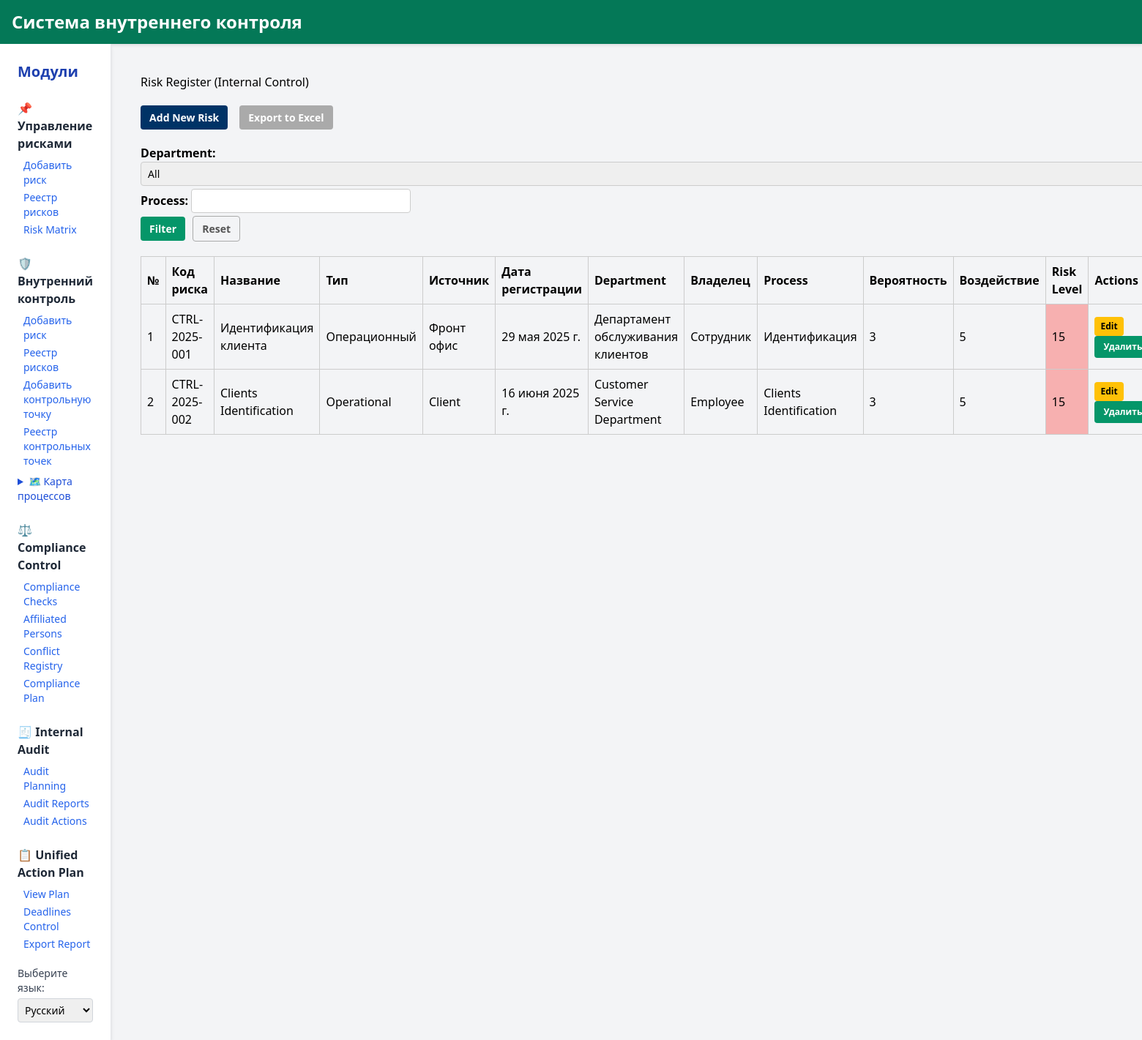
Screenshot of /ru/control/risks/ with the database file from the repository.
### control_app/models.py (models this page shows, shortened)
class Risk(models.Model):
    risk_code = models.CharField(_("Risk Code"), max_length=20, unique=True, blank=True)
    name = models.CharField(_("Name"), max_length=255)
    risk_type = models.CharField(_("Risk Type"), max_length=100)
    source = models.CharField(_("Source"), max_length=255)
    registered_at = models.DateField(_("Registration Date"))
    department = models.CharField(_("Department"), max_length=100)
    owner = models.CharField(_("Risk Owner"), max_length=100)
    process = models.CharField(_("Process"), max_length=255)
    probability = models.IntegerField(_("Probability (1–5)"))
    impact = models.IntegerField(_("Impact (1–5)"))
    level = models.IntegerField(_("Risk Level"), blank=True, null=True)

### control_app/views.py (the view)
# urls.py: path('risks/', views.risk_list, name='control_risk_list'),
def risk_list(request):
    risks = Risk.objects.all()
    department_filter = request.GET.get('department')
    risk_type_filter = request.GET.get('risk_type')
    level_filter = request.GET.get('level')
    if department_filter:
        risks = risks.filter(department__icontains=department_filter)
    if risk_type_filter:
        risks = risks.filter(risk_type__icontains=risk_type_filter)
    if level_filter:
        try:
            level_value = int(level_filter)
            risks = risks.filter(level=level_value)
        except ValueError:
            pass
    for risk in risks:
        if risk.level is not None:
            if risk.level <= 6:
                risk.color = 'green'
            elif 7 <= risk.level <= 14:
                risk.color = 'yellow'
            else:
                risk.color = 'red'
        else:
            risk.color = 'gray'
    return render(request, 'control_app/control_risk_list.html', {
        'risks': risks,
    })

### control_app/templates/control_app/control_risk_list.html (shortened to what this page needs)
{% extends 'main_app/home.html' %}
{% load i18n %}
{% block body_class %}green{% endblock %}
{% block content %}
<h2 style="margin-bottom: 20px;">{% trans "Risk Register (Internal Control)" %}</h2>
<div class="top-buttons">
    <a href="{% url 'control:control_risk_create' %}" class="btn btn-primary">{% trans "Add New Risk" %}</a>
    <a href="{% url 'control:control_export_risks_excel' %}" class="btn btn-secondary">{% trans "Export to Excel" %}</a>
</div>
<form method="get" class="filter-form">
    <label>{% trans "Department" %}:
        <select name="department" class="form-select">
            <option value="">{% trans "All" %}</option>
        </select>
    </label>
    <label>{% trans "Process" %}:
        <input type="text" name="process" value="{{ selected_process }}" class="form-control">
    </label>
    <button type="submit" class="btn btn-success">{% trans "Filter" %}</button>
    <a href="{% url 'control:control_risk_list' %}" class="btn btn-outline-secondary">{% trans "Reset" %}</a>
</form>
<table>
    <thead>
        <tr>
            <th>{% trans "№" %}</th>
            <th>{% trans "Risk Code" %}</th>
            <th>{% trans "Name" %}</th>
            <th>{% trans "Type" %}</th>
            <th>{% trans "Source" %}</th>
            <th>{% trans "Registration Date" %}</th>
            <th>{% trans "Department" %}</th>
            <th>{% trans "Owner" %}</th>
            <th>{% trans "Process" %}</th>
            <th>{% trans "Probability" %}</th>
            <th>{% trans "Impact" %}</th>
            <th>{% trans "Risk Level" %}</th>
            <th>{% trans "Actions" %}</th>
        </tr>
    </thead>
    <tbody>
        {% for risk in risks %}
        <tr>
            <td>{{ forloop.counter }}</td>
            <td>{{ risk.risk_code }}</td>
            <td>{{ risk.name }}</td>
            <td>{{ risk.risk_type }}</td>
            <td>{{ risk.source }}</td>
            <td>{{ risk.registered_at }}</td>
            <td>{{ risk.department }}</td>
            <td>{{ risk.owner }}</td>
            <td>{{ risk.process }}</td>
            <td>{{ risk.probability }}</td>
            <td>{{ risk.impact }}</td>
            <td class="{% if risk.level <= 6 %}risk-low{% elif risk.level <= 14 %}risk-medium{% else %}risk-high{% endif %}">
                {{ risk.level }}
            </td>
            <td>
                <a href="{% url 'control:control_risk_edit' risk.id %}" class="btn btn-sm btn-warning">{% trans "Edit" %}</a>
                <form action="{% url 'control:control_risk_delete' risk.id %}" method="post" style="display:inline;" onsubmit="return confirm('{% trans "Are you sure you want to delete this risk?" %}');">
                    <button type="submit" class="btn btn-sm btn-danger">{% trans "Delete" %}</button>
                </form>
            </td>
        </tr>
        {% empty %}
        <tr>
            <td colspan="13" style="text-align: center; color: #777;">{% trans "No risks found." %}</td>
        </tr>
        {% endfor %}
    </tbody>
</table>
{% endblock %}

### control_app/static/css/style.css (style rules this page uses)
body { font-family: Arial, sans-serif; margin: 20px; }
label { display: block; font-weight: bold; margin-bottom: 5px; }
select, input[type="text"] { width: 300px; padding: 5px; }
button { padding: 10px 20px; font-weight: bold; background-color: #007BFF; color: white; border: none; cursor: pointer; }
input, select, textarea { width: 100%; padding: 6px; border: 1px solid #ccc; border-radius: 4px; margin-bottom: 12px; font-size: 14px; }
label { font-weight: bold; display: block; margin-bottom: 4px; }
.btn { display: inline-block; padding: 8px 14px; border: none; border-radius: 4px; text-decoration: none; font-weight: bold; cursor: pointer; }
body { font-family: Arial, sans-serif; }
.btn-success { background-color: #4CAF50; color: white; padding: 6px 12px; border: none; cursor: pointer; }
.btn-primary { background-color: #007BFF; color: white; padding: 6px 12px; border: none; border-radius: 4px; font-weight: bold; cursor: pointer; }
.btn-secondary { background-color: #6c757d; color: white; padding: 6px 12px; border: none; border-radius: 4px; font-weight: bold; cursor: pointer; }
.top-buttons { margin-bottom: 20px; display: flex; gap: 10px; }
table { border-collapse: collapse; width: 100%; margin-bottom: 20px; }
table, th, td { border: 1px solid #ccc; }
th, td { padding: 8px; text-align: left; }
button[type="submit"], .btn-filter { background-color: #059669; color: white; border: none; padding: 6px 12px; border-radius: 4px; cursor: pointer; }
.risk-high { background-color: #f7b0b0; }
.btn { padding: 6px 12px; text-decoration: none; border-radius: 4px; font-size: 14px; margin-right: 6px; }
.btn-primary { background-color: #003366; color: white; }
.btn-secondary { background-color: #aaa; color: white; }
.btn-success { background-color: #28a745; color: white; }
.btn-warning { background-color: #ffc107; color: black; }
.btn-danger { background-color: #dc3545; color: white; }
.btn-outline-secondary { background-color: transparent; border: 1px solid #aaa; color: #555; }
.btn-sm { font-size: 12px; padding: 4px 8px; }
.top-buttons { margin-bottom: 20px; }
.filter-form { margin-bottom: 20px; }
.form-select, .form-control { padding: 5px; font-size: 14px; margin-right: 10px; }

### control_app/templates/control_app/control_risk_list.html (style rules this page uses)
.risk-high { background-color: #f7b0b0; }
.btn { padding: 6px 12px; text-decoration: none; border-radius: 4px; font-size: 14px; margin-right: 6px; }
.btn-primary { background-color: #003366; color: white; }
.btn-secondary { background-color: #aaa; color: white; }
.btn-success { background-color: #28a745; color: white; }
.btn-warning { background-color: #ffc107; color: black; }
.btn-danger { background-color: #dc3545; color: white; }
.btn-outline-secondary { background-color: transparent; border: 1px solid #aaa; color: #555; }
.btn-sm { font-size: 12px; padding: 4px 8px; }
.top-buttons { margin-bottom: 20px; }
.filter-form { margin-bottom: 20px; }
.form-select, .form-control { padding: 5px; font-size: 14px; margin-right: 10px; }

### rows the page displays
Risk: risk_code "CTRL-2025-001", name "Идентификация клиента", risk_type "Операционный", source "Фронт офис", registered_at "29 мая 2025 г.", department "Департамент обслуживания клиентов", owner "Сотрудник", process "Идентификация", probability "3", impact "5", level "15"
Risk: risk_code "CTRL-2025-002", name "Clients Identification", risk_type "Operational", source "Client", registered_at "16 июня 2025 г.", department "Customer Service Department", owner "Employee", process "Clients Identification", probability "3", impact "5", level "15"
